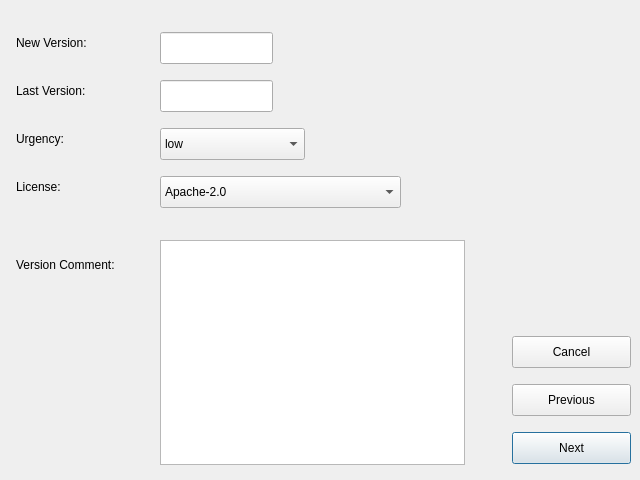
<?xml version="1.0" encoding="UTF-8"?>
<ui version="4.0">
 <class>Dialog</class>
 <widget class="QDialog" name="Dialog">
  <property name="geometry">
   <rect>
    <x>0</x>
    <y>0</y>
    <width>640</width>
    <height>480</height>
   </rect>
  </property>
  <property name="windowTitle">
   <string>Version Information</string>
  </property>
  <widget class="QLabel" name="label">
   <property name="geometry">
    <rect>
     <x>16</x>
     <y>176</y>
     <width>84</width>
     <height>22</height>
    </rect>
   </property>
   <property name="text">
    <string>License:</string>
   </property>
  </widget>
  <widget class="QComboBox" name="licenseCB">
   <property name="geometry">
    <rect>
     <x>160</x>
     <y>176</y>
     <width>241</width>
     <height>32</height>
    </rect>
   </property>
   <item>
    <property name="text">
     <string>Apache-2.0</string>
    </property>
   </item>
   <item>
    <property name="text">
     <string>BSD</string>
    </property>
   </item>
   <item>
    <property name="text">
     <string>GFDL-1.2</string>
    </property>
   </item>
   <item>
    <property name="text">
     <string>GFDL-1.3</string>
    </property>
   </item>
   <item>
    <property name="text">
     <string>GPL-1</string>
    </property>
   </item>
   <item>
    <property name="text">
     <string>GPL-2</string>
    </property>
   </item>
   <item>
    <property name="text">
     <string>GPL-3</string>
    </property>
   </item>
   <item>
    <property name="text">
     <string>LGPL-2</string>
    </property>
   </item>
   <item>
    <property name="text">
     <string>LGPL-2.1</string>
    </property>
   </item>
   <item>
    <property name="text">
     <string>LGPL-3</string>
    </property>
   </item>
  </widget>
  <widget class="QLabel" name="label_2">
   <property name="geometry">
    <rect>
     <x>16</x>
     <y>32</y>
     <width>129</width>
     <height>22</height>
    </rect>
   </property>
   <property name="text">
    <string>New Version:</string>
   </property>
  </widget>
  <widget class="QLineEdit" name="newVersionEdit">
   <property name="geometry">
    <rect>
     <x>160</x>
     <y>32</y>
     <width>113</width>
     <height>32</height>
    </rect>
   </property>
  </widget>
  <widget class="QLabel" name="label_3">
   <property name="geometry">
    <rect>
     <x>16</x>
     <y>80</y>
     <width>129</width>
     <height>22</height>
    </rect>
   </property>
   <property name="text">
    <string>Last Version:</string>
   </property>
  </widget>
  <widget class="QLineEdit" name="lastVersionEdit">
   <property name="geometry">
    <rect>
     <x>160</x>
     <y>80</y>
     <width>113</width>
     <height>32</height>
    </rect>
   </property>
   <property name="readOnly">
    <bool>true</bool>
   </property>
  </widget>
  <widget class="QComboBox" name="urgencyCB">
   <property name="geometry">
    <rect>
     <x>160</x>
     <y>128</y>
     <width>145</width>
     <height>32</height>
    </rect>
   </property>
   <item>
    <property name="text">
     <string>low</string>
    </property>
   </item>
   <item>
    <property name="text">
     <string>medium</string>
    </property>
   </item>
   <item>
    <property name="text">
     <string>high</string>
    </property>
   </item>
   <item>
    <property name="text">
     <string>emergency</string>
    </property>
   </item>
   <item>
    <property name="text">
     <string>critical</string>
    </property>
   </item>
  </widget>
  <widget class="QLabel" name="label_4">
   <property name="geometry">
    <rect>
     <x>16</x>
     <y>128</y>
     <width>84</width>
     <height>22</height>
    </rect>
   </property>
   <property name="text">
    <string>Urgency:</string>
   </property>
  </widget>
  <widget class="QLabel" name="label_5">
   <property name="geometry">
    <rect>
     <x>16</x>
     <y>240</y>
     <width>129</width>
     <height>49</height>
    </rect>
   </property>
   <property name="text">
    <string>Version Comment:</string>
   </property>
   <property name="wordWrap">
    <bool>true</bool>
   </property>
  </widget>
  <widget class="QPlainTextEdit" name="versionCommentEdit">
   <property name="geometry">
    <rect>
     <x>160</x>
     <y>240</y>
     <width>305</width>
     <height>225</height>
    </rect>
   </property>
  </widget>
  <widget class="QPushButton" name="cancelButton">
   <property name="geometry">
    <rect>
     <x>512</x>
     <y>336</y>
     <width>119</width>
     <height>32</height>
    </rect>
   </property>
   <property name="text">
    <string>Cancel</string>
   </property>
   <property name="autoDefault">
    <bool>false</bool>
   </property>
  </widget>
  <widget class="QPushButton" name="prevButton">
   <property name="geometry">
    <rect>
     <x>512</x>
     <y>384</y>
     <width>119</width>
     <height>32</height>
    </rect>
   </property>
   <property name="text">
    <string>Previous</string>
   </property>
   <property name="autoDefault">
    <bool>false</bool>
   </property>
  </widget>
  <widget class="QPushButton" name="nextButton">
   <property name="geometry">
    <rect>
     <x>512</x>
     <y>432</y>
     <width>119</width>
     <height>32</height>
    </rect>
   </property>
   <property name="text">
    <string>Next</string>
   </property>
  </widget>
 </widget>
 <resources/>
 <connections/>
</ui>
